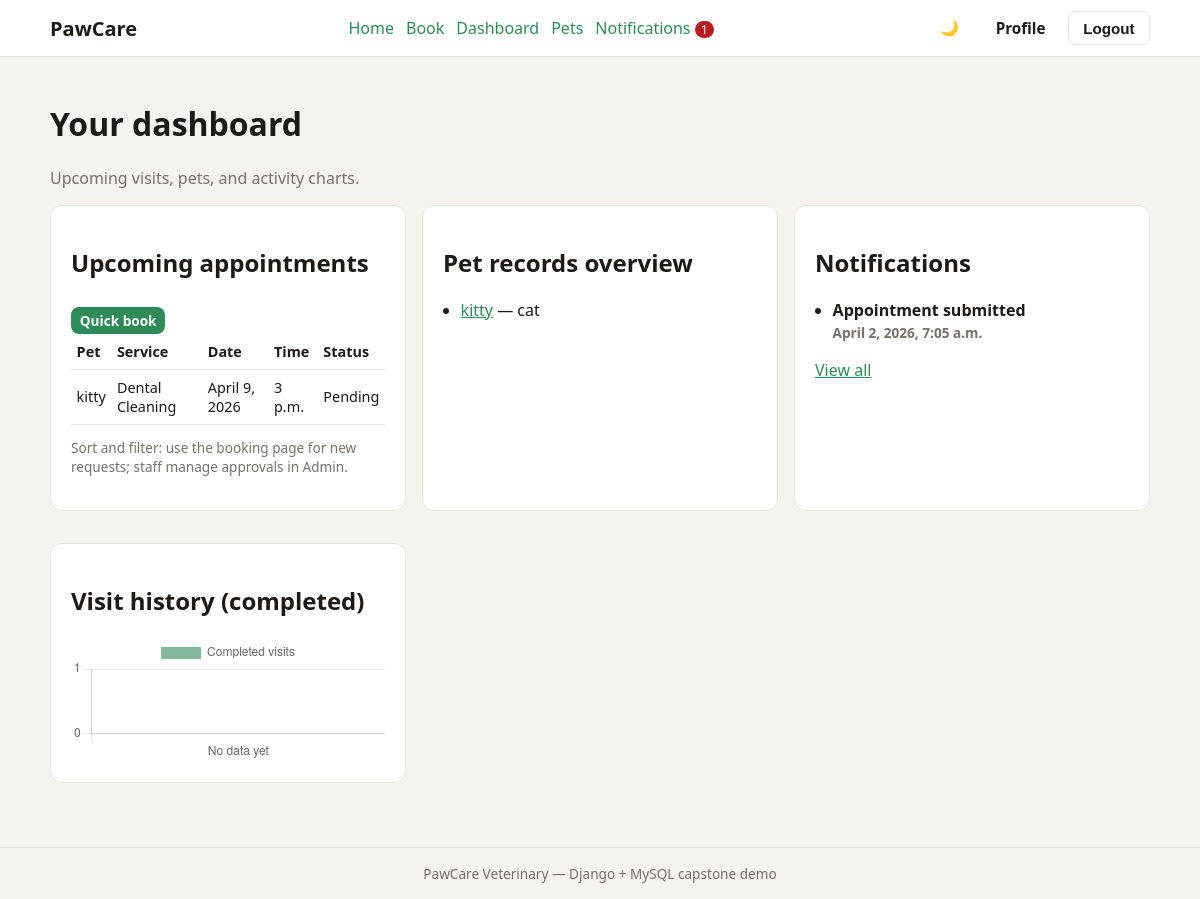
Page /dashboard/ (signed in) on the committed database.
### clinic/models.py (models this page shows, shortened)
class Appointment(models.Model):
    class Status(models.TextChoices):
        PENDING = "pending", "Pending"
        APPROVED = "approved", "Approved"
        REJECTED = "rejected", "Rejected"
        COMPLETED = "completed", "Completed"
        CANCELLED = "cancelled", "Cancelled"
    user = models.ForeignKey(
        settings.AUTH_USER_MODEL, on_delete=models.CASCADE, related_name="appointments"
    )
    pet = models.ForeignKey(Pet, on_delete=models.CASCADE, related_name="appointments")
    service = models.ForeignKey(Service, on_delete=models.PROTECT, related_name="appointments")
    appointment_date = models.DateField()
    appointment_time = models.TimeField()
    status = models.CharField(
        max_length=20, choices=Status.choices, default=Status.PENDING
    )
    is_emergency = models.BooleanField(
        default=False,
        help_text="Emergency bookings appear first in the staff queue.",
    )
    notes = models.TextField(blank=True)
    is_over_capacity = models.BooleanField(
        default=False,
        help_text="True if the slot was already full when the client submitted (needs admin decision).",
    )
    rejection_reason = models.TextField(
        blank=True,
        help_text="Shown to the client when staff rejects this booking.",
    )
    created_at = models.DateTimeField(auto_now_add=True)
    updated_at = models.DateTimeField(auto_now=True)
    class Meta:
        ordering = ["-is_emergency", "appointment_date", "appointment_time"]
        indexes = [
            models.Index(fields=["appointment_date", "appointment_time", "status"]),
        ]

class Pet(models.Model):
    owner = models.ForeignKey(
        settings.AUTH_USER_MODEL, on_delete=models.CASCADE, related_name="pets"
    )
    name = models.CharField(max_length=120)
    PET_SPECIES_CHOICES = [
        ("cat", "Cat"),
        ("dog", "Dog"),
        ("mouse", "Mouse"),
        ("hamster", "Hamster"),
        ("rabbit", "Rabbit"),
        ("bird", "Bird"),
    ]
    species = models.CharField(max_length=20, choices=PET_SPECIES_CHOICES)
    breed = models.CharField(max_length=120, blank=True)
    birth_date = models.DateField(blank=True, null=True)
    medical_history = models.TextField(blank=True)
    vaccination_next_due = models.DateField(
        blank=True, null=True, help_text="Used for vaccination reminder emails."
    )
    class Meta:
        ordering = ["name"]

class Service(models.Model):
    name = models.CharField(max_length=120)
    description = models.TextField(blank=True)
    duration_minutes = models.PositiveIntegerField(default=30)
    base_price = models.DecimalField(max_digits=10, decimal_places=2, default=0)
    class Meta:
        ordering = ["name"]

class Notification(models.Model):
    class Kind(models.TextChoices):
        APPOINTMENT = "appointment", "Appointment"
        FOLLOWUP = "followup", "Follow-up"
        VACCINATION = "vaccination", "Vaccination"
        SYSTEM = "system", "System"
    user = models.ForeignKey(
        settings.AUTH_USER_MODEL, on_delete=models.CASCADE, related_name="notifications"
    )
    kind = models.CharField(max_length=32, choices=Kind.choices, default=Kind.SYSTEM)
    title = models.CharField(max_length=200)
    body = models.TextField(blank=True)
    read = models.BooleanField(default=False)
    created_at = models.DateTimeField(auto_now_add=True)
    class Meta:
        ordering = ["-created_at"]

### clinic/views.py (the view)
# urls.py: path("dashboard/", views.DashboardView.as_view(), name="dashboard"),
class DashboardView(LoginRequiredMixin, TemplateView):
    template_name = "clinic/dashboard.html"
    def get_context_data(self, **kwargs):
        ctx = super().get_context_data(**kwargs)
        user = self.request.user
        today = timezone.localdate()
        upcoming = (
            Appointment.objects.filter(user=user, appointment_date__gte=today)
            .exclude(status=Appointment.Status.CANCELLED)
            .exclude(status=Appointment.Status.REJECTED)
            .select_related("pet", "service")[:10]
        )
        ctx["upcoming_appointments"] = upcoming
        ctx["pets"] = Pet.objects.filter(owner=user)[:6]
        ctx["notifications"] = Notification.objects.filter(user=user)[:8]
        six_mo = today.replace(day=1) - timedelta(days=180)
        visits = (
            Appointment.objects.filter(
                user=user,
                status=Appointment.Status.COMPLETED,
                appointment_date__gte=six_mo,
            )
            .annotate(m=TruncMonth("appointment_date"))
            .values("m")
            .annotate(c=Count("id"))
            .order_by("m")
        )
        ctx["chart_labels"] = [v["m"].strftime("%b %Y") if v["m"] else "" for v in visits]
        ctx["chart_values"] = [v["c"] for v in visits]
        return ctx

### clinic/context_processors.py (called while the page is built)
def notification_badge(request):
    if request.user.is_authenticated:
        count = Notification.objects.filter(user=request.user, read=False).count()
        return {"unread_notification_count": count}
    return {"unread_notification_count": 0}

### templates/clinic/dashboard.html (shortened to what this page needs)
{% extends "base.html" %}
{% block content %}
<h1>Your dashboard</h1>
<p class="muted">Upcoming visits, pets, and activity charts.</p>
<div class="dashboard-grid">
  <section class="card">
    <div class="section-head">
      <h2>Upcoming appointments</h2>
      <a href="{% url 'clinic:book' %}" class="btn-primary btn-sm">Quick book</a>
    </div>
    <div class="table-wrap">
      <table class="data-table">
        <thead><tr><th>Pet</th><th>Service</th><th>Date</th><th>Time</th><th>Status</th></tr></thead>
        <tbody>
          {% for a in upcoming_appointments %}
            <tr>
              <td>{{ a.pet.name }}</td>
              <td>{{ a.service.name }}</td>
              <td>{{ a.appointment_date }}</td>
              <td>{{ a.appointment_time }}</td>
              <td>{% if a.is_emergency %}<span class="tag-emergency">Emergency</span> {% endif %}{{ a.get_status_display }}</td>
            </tr>
          {% empty %}
            <tr><td colspan="5">No upcoming appointments. <a href="{% url 'clinic:book' %}">Book one</a>.</td></tr>
          {% endfor %}
        </tbody>
      </table>
    </div>
    <p class="muted small">Sort and filter: use the booking page for new requests; staff manage approvals in Admin.</p>
  </section>
  <section class="card">
    <h2>Pet records overview</h2>
    <ul class="pet-list">
      {% for p in pets %}
        <li><a href="{% url 'clinic:pet_edit' p.pk %}">{{ p.name }}</a> — {{ p.species }}{% if p.vaccination_next_due %} · vax due {{ p.vaccination_next_due }}{% endif %}</li>
      {% empty %}
        <li><a href="{% url 'clinic:pet_add' %}">Add your first pet</a></li>
      {% endfor %}
    </ul>
  </section>
  <section class="card">
    <h2>Notifications</h2>
    <ul class="notify-list">
      {% for n in notifications %}
        <li class="{% if not n.read %}unread{% endif %}"><strong>{{ n.title }}</strong><br><span class="muted small">{{ n.created_at }}</span></li>
      {% empty %}
        <li class="muted">No notifications yet.</li>
      {% endfor %}
    </ul>
    <a href="{% url 'clinic:notifications' %}">View all</a>
  </section>
  <section class="card chart-card">
    <h2>Visit history (completed)</h2>
    <canvas id="visitsChart" height="120"></canvas>
  </section>
</div>
{% endblock %}
{% block extra_js %}
<script>
  const labels = JSON.parse(document.getElementById('chart-labels-data').textContent);
  const values = JSON.parse(document.getElementById('chart-values-data').textContent);
  document.addEventListener('DOMContentLoaded', function () {
    const ctx = document.getElementById('visitsChart');
    if (!ctx || typeof Chart === 'undefined') return;
    new Chart(ctx, {
      type: 'bar',
      data: {
        labels: labels.length ? labels : ['No data yet'],
        datasets: [{
          label: 'Completed visits',
          data: values.length ? values : [0],
          backgroundColor: 'rgba(46, 139, 87, 0.6)',
        }]
      },
      options: { scales: { y: { beginAtZero: true, ticks: { precision: 0 } } } }
    });
  });
</script>
{% endblock %}

### static/css/app.css (style rules this page uses)
:root { --bg: #f6f3ef; --surface: #ffffff; --text: #1c1917; --muted: #78716c; --primary: #2e8b57; --primary-dark: #236b44; --accent: #0ea5e9; --border: #e7e5e4; --danger: #b91c1c; --header-h: 3.5rem; }
* { box-sizing: border-box; }
body { margin: 0; font-family: "Segoe UI", system-ui, sans-serif; background: var(--bg); color: var(--text); min-height: 100vh; display: flex; flex-direction: column; }
a { color: var(--primary); }
.btn-primary, .btn-secondary, .btn-ghost { display: inline-block; padding: 0.45rem 0.9rem; border-radius: 8px; text-decoration: none; font-weight: 600; border: none; cursor: pointer; font-size: 0.95rem; }
.btn-primary { background: var(--primary); color: #fff; }
.btn-sm { padding: 0.25rem 0.55rem; font-size: 0.85rem; }
.card { background: var(--surface); border: 1px solid var(--border); border-radius: 12px; padding: 1.25rem; margin-bottom: 1rem; }
.dashboard-grid { display: grid; grid-template-columns: repeat(auto-fit, minmax(280px, 1fr)); gap: 1rem; margin-top: 1rem; }
.section-head { display: flex; justify-content: space-between; align-items: center; gap: 0.5rem; flex-wrap: wrap; }
.table-wrap { overflow-x: auto; }
.data-table { width: 100%; border-collapse: collapse; font-size: 0.9rem; }
.data-table th, .data-table td { border-bottom: 1px solid var(--border); padding: 0.5rem 0.35rem; text-align: left; }
.muted { color: var(--muted); }
.small { font-size: 0.85rem; }
.pet-list, .notify-list { padding-left: 1.1rem; }
.notify-list li.unread { font-weight: 600; }
.chart-card canvas { max-height: 220px; }

### rows in the picture
Appointment: pet.name "kitty", service.name "Dental Cleaning", appointment_date "April 9, 2026", appointment_time "3 p.m.", status "Pending"
Pet: name "kitty", species "cat"
Notification: title "Appointment submitted", created_at "April 2, 2026, 7:05 a.m."

### other values in the picture
{{ unread_notification_count }} "1"
